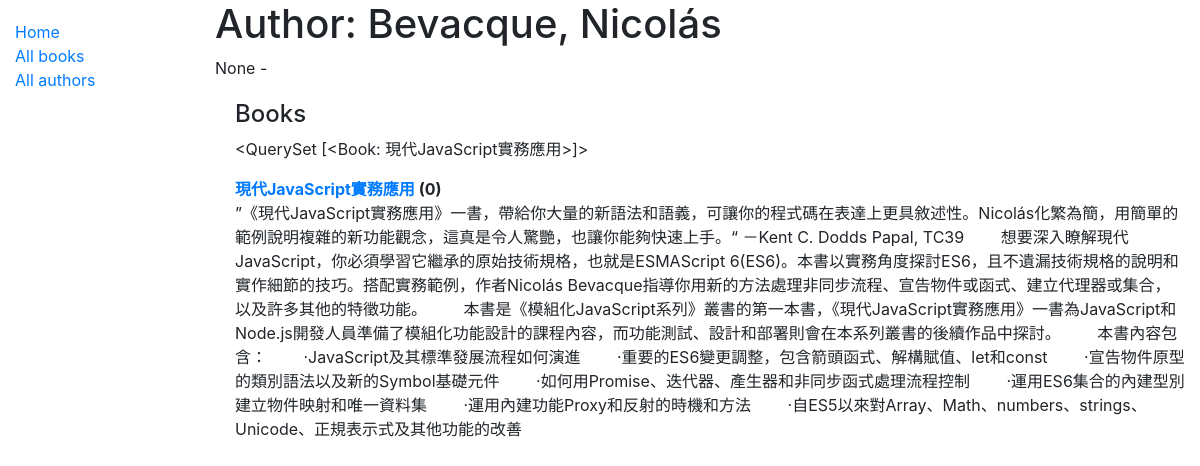
The page /catalog/authors/5 on the database its author committed.
### catalog/models.py (models this page shows, shortened)
class Author(models.Model):
    first_name = models.CharField(max_length = 100);
    last_name = models.CharField(max_length = 100);
    date_of_birth = models.DateField(null = True, blank = True);
    date_of_death = models.DateField('Died', null = True, blank = True);
    class Meta:
        ordering = ['last_name', 'first_name'];
    def __str__(self):
        return f'{self.last_name}, {self.first_name}';

class Book(models.Model):
    title = models.CharField(max_length = 200);
    author = models.ForeignKey('Author', on_delete = models.SET_NULL, null = True);
    summary = models.TextField(max_length = 1000, help_text = 'Enter a brief description of the book');
    isbn = models.CharField('ISBN', max_length = 13, help_text = '13 Character <a href="https://www.isbn-international.org/content/what-isbn">ISBN number</a>');
    genre = models.ManyToManyField(Genre, help_text = 'Select a genre for this book.');
    def display_genre(self):
        """Create a string for the Genre. This is required to display genre in Admin."""
        return ', '.join(genre.name for genre in self.genre.all()[:3])
    display_genre.short_description = 'Genre';
    def __str__(self):
        return self.title;

### catalog/views.py (the view, shortened to what this page needs)
# urls.py: path('authors/<int:pk>', views.AuthorDetailView.as_view(), name = 'author-detail'),
class AuthorDetailView(generic.DetailView):
    model = Author;

### catalog/templates/catalog/author_detail.html
{% extends "base_generic.html" %} {% block content %}
<h1>Author: {{ author }} </h1>
<p>{{author.date_of_birth}} - {% if author.date_of_death %}{{author.date_of_death}}{% endif %}</p>
<div style="margin-left:20px;margin-top:20px">
    <h4>Books</h4>
    <p>{{ author.book_set.all }}</p>
    <dl>
        {% for book in author.book_set.all %}
        <dt><a href="{% url 'book-detail' book.pk %}">{{book}}</a> ({{book.bookinstance_set.all.count}})</dt>
        <dd>{{book.summary}}</dd>
        {% endfor %}
    </dl>
</div>
{% endblock %}

### rows shown on the page
Author: last_name+first_name "Bevacque, Nicolás", date_of_birth "None", book_set.all "<QuerySet [<Book: 現代JavaScript實務應用>]>"
Book: title "現代JavaScript實務應用", bookinstance_set.all.count "0", summary "”《現代JavaScript實務應用》一書，帶給你大量的新語法和語義，可讓你的程式碼在表達上更具敘述性。Nicolás化繁為簡，用簡單的範例說明複雜的新功能觀念，這真是令人驚艷，也讓你能夠快速上手。“ －Kent C. Dodds Papal, TC39 想要深入瞭解現代JavaScript，你必須學習它繼承的原始技術規格，也就是ESMAScript 6(ES6)。本書以實務角度探討ES6，且不遺漏技術規格的說明和實作細節的技巧。搭配實務範例，作者Nicolás Bevacque指導你用新的方法處理非同步流程、宣告物件或函式、建立代理器或集合，以及許多其他的特徵功能。 本書是《模組化JavaScript系列》叢書的第一本書，《現代JavaScript實務應用》一書為JavaScript和Node.js開發人員準備了模組化功能設計的課程內容，而功能測試、設計和部署則會在本系列叢書的後續作品中探討。 本書內容包含： ‧JavaScript及其標準發展流程如何演進 ‧重要的ES6變更調整，包含箭頭函式、解構賦值、let和const ‧宣告物件原型的類別語法以及新的Symbol基礎元件 ‧如何用Promise、迭代器、產生器和非同步函式處理流程控制 ‧運用ES6集合的內建型別建立物件映射和唯一資料集 ‧運用內建功能Proxy和反射的時機和方法 ‧自ES5以來對Array、Math、numbers、strings、Unicode、正規表示式及其他功能的改善"
